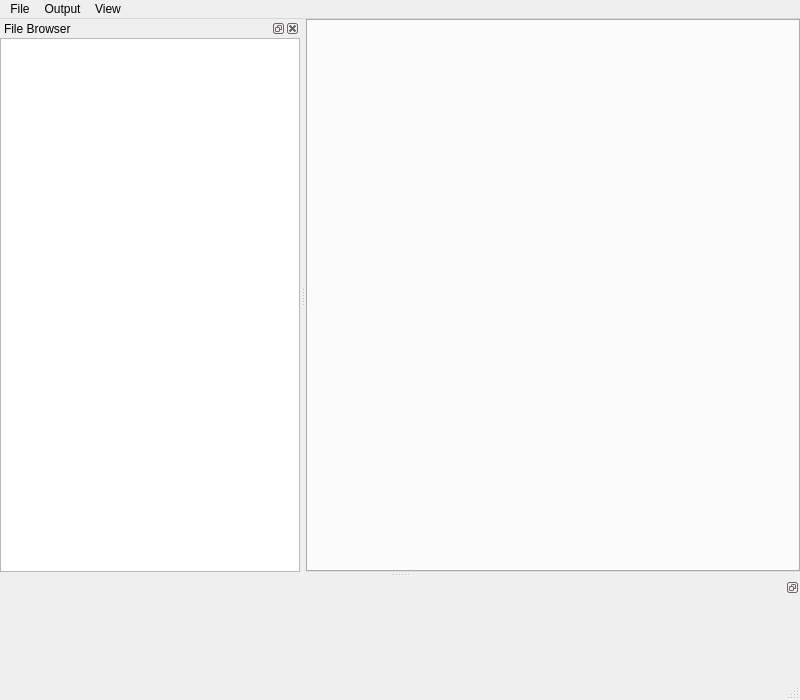
<?xml version="1.0" encoding="UTF-8"?>
<ui version="4.0">
 <class>MainWindow</class>
 <widget class="QMainWindow" name="MainWindow">
  <property name="geometry">
   <rect>
    <x>0</x>
    <y>0</y>
    <width>800</width>
    <height>700</height>
   </rect>
  </property>
  <property name="minimumSize">
   <size>
    <width>800</width>
    <height>700</height>
   </size>
  </property>
  <property name="windowTitle">
   <string>mCRL2-gui</string>
  </property>
  <property name="windowIcon">
   <iconset resource="mcrl2-gui.qrc">
    <normaloff>:/mcrl2-gui/icons/mcrl2-gui.ico</normaloff>:/mcrl2-gui/icons/mcrl2-gui.ico</iconset>
  </property>
  <widget class="QWidget" name="centralWidget">
   <layout class="QVBoxLayout" name="verticalLayout_2">
    <property name="margin">
     <number>0</number>
    </property>
    <item>
     <widget class="QTabWidget" name="tabInstances">
      <property name="currentIndex">
       <number>-1</number>
      </property>
      <property name="tabsClosable">
       <bool>true</bool>
      </property>
     </widget>
    </item>
   </layout>
  </widget>
  <widget class="QMenuBar" name="mnuMain">
   <property name="geometry">
    <rect>
     <x>0</x>
     <y>0</y>
     <width>800</width>
     <height>21</height>
    </rect>
   </property>
   <widget class="QMenu" name="menuFile">
    <property name="title">
     <string>File</string>
    </property>
    <addaction name="actionNew_File"/>
    <addaction name="actionNew_Folder"/>
    <addaction name="separator"/>
    <addaction name="actionOpen_File"/>
    <addaction name="actionCopy_File"/>
    <addaction name="actionRename_File"/>
    <addaction name="actionDelete_File"/>
    <addaction name="separator"/>
    <addaction name="actionExit"/>
   </widget>
   <widget class="QMenu" name="menuEdit">
    <property name="title">
     <string>Output</string>
    </property>
    <addaction name="actionSelect_All"/>
    <addaction name="actionCopy"/>
    <addaction name="actionSave"/>
    <addaction name="separator"/>
    <addaction name="actionClear"/>
   </widget>
   <widget class="QMenu" name="menuView">
    <property name="title">
     <string>View</string>
    </property>
    <addaction name="actionReset_perspective"/>
   </widget>
   <addaction name="menuFile"/>
   <addaction name="menuEdit"/>
   <addaction name="menuView"/>
  </widget>
  <widget class="QStatusBar" name="statusBar"/>
  <widget class="QDockWidget" name="dockOutput">
   <property name="minimumSize">
    <size>
     <width>200</width>
     <height>100</height>
    </size>
   </property>
   <property name="features">
    <set>QDockWidget::DockWidgetFloatable|QDockWidget::DockWidgetMovable</set>
   </property>
   <attribute name="dockWidgetArea">
    <number>8</number>
   </attribute>
   <widget class="mcrl2::utilities::qt::LogWidget" name="dockWidgetOutput"/>
  </widget>
  <widget class="QDockWidget" name="dockFiles">
   <property name="minimumSize">
    <size>
     <width>300</width>
     <height>200</height>
    </size>
   </property>
   <property name="windowTitle">
    <string>File Browser</string>
   </property>
   <attribute name="dockWidgetArea">
    <number>1</number>
   </attribute>
   <widget class="QWidget" name="dockWidgetFiles">
    <layout class="QVBoxLayout" name="verticalLayout">
     <property name="spacing">
      <number>0</number>
     </property>
     <property name="margin">
      <number>0</number>
     </property>
     <item>
      <widget class="FileBrowser" name="treeFiles">
       <property name="minimumSize">
        <size>
         <width>300</width>
         <height>0</height>
        </size>
       </property>
       <property name="editTriggers">
        <set>QAbstractItemView::EditKeyPressed|QAbstractItemView::SelectedClicked</set>
       </property>
       <property name="indentation">
        <number>15</number>
       </property>
       <property name="headerHidden">
        <bool>true</bool>
       </property>
      </widget>
     </item>
    </layout>
   </widget>
  </widget>
  <action name="actionNew_File">
   <property name="text">
    <string>New File</string>
   </property>
  </action>
  <action name="actionNew_Folder">
   <property name="text">
    <string>New Folder</string>
   </property>
  </action>
  <action name="actionOpen_File">
   <property name="text">
    <string>Open File</string>
   </property>
  </action>
  <action name="actionCopy_File">
   <property name="text">
    <string>Copy File</string>
   </property>
  </action>
  <action name="actionRename_File">
   <property name="text">
    <string>Rename File</string>
   </property>
  </action>
  <action name="actionDelete_File">
   <property name="text">
    <string>Delete File</string>
   </property>
  </action>
  <action name="actionExit">
   <property name="text">
    <string>Exit</string>
   </property>
  </action>
  <action name="actionSelect_All">
   <property name="text">
    <string>Select All</string>
   </property>
  </action>
  <action name="actionCopy">
   <property name="text">
    <string>Copy</string>
   </property>
  </action>
  <action name="actionSave">
   <property name="text">
    <string>Save</string>
   </property>
  </action>
  <action name="actionClear">
   <property name="text">
    <string>Clear</string>
   </property>
  </action>
  <action name="actionReset_perspective">
   <property name="text">
    <string>Reset Perspective</string>
   </property>
  </action>
 </widget>
 <layoutdefault spacing="6" margin="11"/>
 <customwidgets>
  <customwidget>
   <class>mcrl2::utilities::qt::LogWidget</class>
   <extends>QWidget</extends>
   <header>mcrl2/utilities/logwidget.h</header>
  </customwidget>
  <customwidget>
   <class>FileBrowser</class>
   <extends>QTreeView</extends>
   <header>filebrowser.h</header>
  </customwidget>
 </customwidgets>
 <resources>
  <include location="mcrl2-gui.qrc"/>
 </resources>
 <connections/>
</ui>
